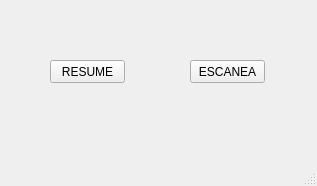
<?xml version="1.0" encoding="UTF-8"?>
<ui version="4.0">
 <class>MainWindow</class>
 <widget class="QMainWindow" name="MainWindow">
  <property name="geometry">
   <rect>
    <x>0</x>
    <y>0</y>
    <width>317</width>
    <height>186</height>
   </rect>
  </property>
  <property name="windowTitle">
   <string>MainWindow</string>
  </property>
  <widget class="QWidget" name="centralwidget">
   <widget class="QPushButton" name="secondbtn">
    <property name="geometry">
     <rect>
      <x>50</x>
      <y>60</y>
      <width>75</width>
      <height>23</height>
     </rect>
    </property>
    <property name="text">
     <string>RESUME</string>
    </property>
   </widget>
   <widget class="QPushButton" name="secondbtn_2">
    <property name="geometry">
     <rect>
      <x>190</x>
      <y>60</y>
      <width>75</width>
      <height>23</height>
     </rect>
    </property>
    <property name="text">
     <string>ESCANEA</string>
    </property>
   </widget>
  </widget>
  <widget class="QMenuBar" name="menubar">
   <property name="geometry">
    <rect>
     <x>0</x>
     <y>0</y>
     <width>317</width>
     <height>22</height>
    </rect>
   </property>
  </widget>
  <widget class="QStatusBar" name="statusbar"/>
 </widget>
 <resources/>
 <connections/>
</ui>
